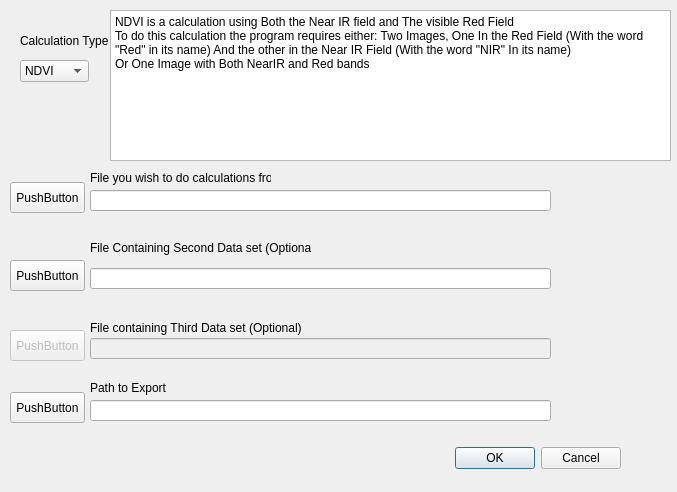
<?xml version="1.0" encoding="UTF-8"?>
<ui version="4.0">
 <class>Dialog</class>
 <widget class="QDialog" name="Dialog">
  <property name="geometry">
   <rect>
    <x>0</x>
    <y>0</y>
    <width>677</width>
    <height>492</height>
   </rect>
  </property>
  <property name="windowTitle">
   <string>Dialog</string>
  </property>
  <widget class="QDialogButtonBox" name="buttonBox">
   <property name="geometry">
    <rect>
     <x>280</x>
     <y>442</y>
     <width>341</width>
     <height>32</height>
    </rect>
   </property>
   <property name="orientation">
    <enum>Qt::Horizontal</enum>
   </property>
   <property name="standardButtons">
    <set>QDialogButtonBox::Cancel|QDialogButtonBox::Ok</set>
   </property>
  </widget>
  <widget class="QLabel" name="label">
   <property name="geometry">
    <rect>
     <x>90</x>
     <y>170</y>
     <width>181</width>
     <height>16</height>
    </rect>
   </property>
   <property name="text">
    <string>File you wish to do calculations from</string>
   </property>
  </widget>
  <widget class="QPushButton" name="FileSelect">
   <property name="geometry">
    <rect>
     <x>10</x>
     <y>182</y>
     <width>75</width>
     <height>31</height>
    </rect>
   </property>
   <property name="text">
    <string>PushButton</string>
   </property>
  </widget>
  <widget class="QLineEdit" name="FilePath">
   <property name="geometry">
    <rect>
     <x>90</x>
     <y>190</y>
     <width>461</width>
     <height>21</height>
    </rect>
   </property>
  </widget>
  <widget class="QPushButton" name="FileSelect_2">
   <property name="geometry">
    <rect>
     <x>10</x>
     <y>392</y>
     <width>75</width>
     <height>31</height>
    </rect>
   </property>
   <property name="text">
    <string>PushButton</string>
   </property>
  </widget>
  <widget class="QLineEdit" name="FilePath_2">
   <property name="geometry">
    <rect>
     <x>90</x>
     <y>400</y>
     <width>461</width>
     <height>21</height>
    </rect>
   </property>
  </widget>
  <widget class="QLabel" name="label_2">
   <property name="geometry">
    <rect>
     <x>90</x>
     <y>380</y>
     <width>81</width>
     <height>16</height>
    </rect>
   </property>
   <property name="text">
    <string>Path to Export</string>
   </property>
  </widget>
  <widget class="QPushButton" name="FileSelect_3">
   <property name="geometry">
    <rect>
     <x>10</x>
     <y>260</y>
     <width>75</width>
     <height>31</height>
    </rect>
   </property>
   <property name="text">
    <string>PushButton</string>
   </property>
  </widget>
  <widget class="QLineEdit" name="FilePath_3">
   <property name="geometry">
    <rect>
     <x>90</x>
     <y>268</y>
     <width>461</width>
     <height>21</height>
    </rect>
   </property>
  </widget>
  <widget class="QLabel" name="label_3">
   <property name="geometry">
    <rect>
     <x>90</x>
     <y>240</y>
     <width>221</width>
     <height>16</height>
    </rect>
   </property>
   <property name="text">
    <string>File Containing Second Data set (Optional)</string>
   </property>
  </widget>
  <widget class="QComboBox" name="CalcBox">
   <property name="geometry">
    <rect>
     <x>20</x>
     <y>60</y>
     <width>69</width>
     <height>22</height>
    </rect>
   </property>
   <item>
    <property name="text">
     <string>NDVI</string>
    </property>
   </item>
   <item>
    <property name="text">
     <string>EVI</string>
    </property>
   </item>
   <item>
    <property name="text">
     <string>bNDVI</string>
    </property>
   </item>
   <item>
    <property name="text">
     <string>ENDVI</string>
    </property>
   </item>
  </widget>
  <widget class="QLabel" name="label_4">
   <property name="geometry">
    <rect>
     <x>20</x>
     <y>30</y>
     <width>91</width>
     <height>21</height>
    </rect>
   </property>
   <property name="text">
    <string>Calculation Type</string>
   </property>
  </widget>
  <widget class="QLineEdit" name="FilePath_4">
   <property name="enabled">
    <bool>false</bool>
   </property>
   <property name="geometry">
    <rect>
     <x>90</x>
     <y>338</y>
     <width>461</width>
     <height>21</height>
    </rect>
   </property>
  </widget>
  <widget class="QLabel" name="label_5">
   <property name="geometry">
    <rect>
     <x>90</x>
     <y>320</y>
     <width>241</width>
     <height>16</height>
    </rect>
   </property>
   <property name="text">
    <string>File containing Third Data set (Optional)</string>
   </property>
  </widget>
  <widget class="QPushButton" name="FileSelect_4">
   <property name="enabled">
    <bool>false</bool>
   </property>
   <property name="geometry">
    <rect>
     <x>10</x>
     <y>330</y>
     <width>75</width>
     <height>31</height>
    </rect>
   </property>
   <property name="text">
    <string>PushButton</string>
   </property>
  </widget>
  <widget class="QPlainTextEdit" name="CalcHelp">
   <property name="geometry">
    <rect>
     <x>110</x>
     <y>10</y>
     <width>561</width>
     <height>151</height>
    </rect>
   </property>
   <property name="readOnly">
    <bool>true</bool>
   </property>
   <property name="plainText">
    <string>NDVI is a calculation using Both the Near IR field and The visible Red Field
To do this calculation the program requires either: Two Images, One In the Red Field (With the word &quot;Red&quot; in its name) And the other in the Near IR Field (With the word &quot;NIR&quot; In its name)
Or One Image with Both NearIR and Red bands</string>
   </property>
  </widget>
 </widget>
 <resources/>
 <connections>
  <connection>
   <sender>buttonBox</sender>
   <signal>accepted()</signal>
   <receiver>Dialog</receiver>
   <slot>accept()</slot>
   <hints>
    <hint type="sourcelabel">
     <x>248</x>
     <y>254</y>
    </hint>
    <hint type="destinationlabel">
     <x>157</x>
     <y>274</y>
    </hint>
   </hints>
  </connection>
  <connection>
   <sender>buttonBox</sender>
   <signal>rejected()</signal>
   <receiver>Dialog</receiver>
   <slot>reject()</slot>
   <hints>
    <hint type="sourcelabel">
     <x>316</x>
     <y>260</y>
    </hint>
    <hint type="destinationlabel">
     <x>286</x>
     <y>274</y>
    </hint>
   </hints>
  </connection>
 </connections>
</ui>
